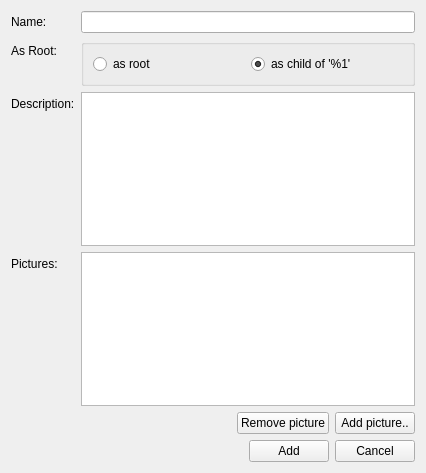
<?xml version="1.0" encoding="UTF-8"?>
<ui version="4.0">
 <class>category_add</class>
 <widget class="QWidget" name="category_add">
  <property name="geometry">
   <rect>
    <x>0</x>
    <y>0</y>
    <width>426</width>
    <height>473</height>
   </rect>
  </property>
  <property name="windowTitle">
   <string>Add category</string>
  </property>
  <property name="windowIcon">
   <iconset resource="../configurator.qrc">
    <normaloff>:/images/folders.png</normaloff>:/images/folders.png</iconset>
  </property>
  <property name="autoFillBackground">
   <bool>false</bool>
  </property>
  <layout class="QFormLayout" name="formLayout">
   <property name="fieldGrowthPolicy">
    <enum>QFormLayout::AllNonFixedFieldsGrow</enum>
   </property>
   <item row="0" column="0">
    <widget class="QLabel" name="label_name">
     <property name="text">
      <string>Name:</string>
     </property>
     <property name="buddy">
      <cstring>name</cstring>
     </property>
    </widget>
   </item>
   <item row="0" column="1">
    <widget class="QLineEdit" name="name">
     <property name="initialFocus" stdset="0">
      <bool>true</bool>
     </property>
    </widget>
   </item>
   <item row="1" column="0">
    <widget class="QLabel" name="label_4">
     <property name="text">
      <string>As Root:</string>
     </property>
    </widget>
   </item>
   <item row="1" column="1">
    <widget class="QGroupBox" name="root">
     <property name="title">
      <string/>
     </property>
     <property name="checkable">
      <bool>false</bool>
     </property>
     <property name="checked">
      <bool>false</bool>
     </property>
     <layout class="QHBoxLayout" name="horizontalLayout_3">
      <item>
       <widget class="QRadioButton" name="yes">
        <property name="text">
         <string>as root</string>
        </property>
       </widget>
      </item>
      <item>
       <widget class="QRadioButton" name="no">
        <property name="text">
         <string>as child of '%1'</string>
        </property>
        <property name="checked">
         <bool>true</bool>
        </property>
        <property name="action" stdset="0">
         <string>CategoryRequest category {id={main.id}}</string>
        </property>
        <property name="answer" stdset="0">
         <string>Category category {id={?}; parentID={?}; name{{1}}; description{{2}}}</string>
        </property>
        <property name="state:visible" stdset="0">
         <string>{main.id}&gt;1</string>
        </property>
        <property name="state:enabled" stdset="0">
         <string>{main.id}&gt;1</string>
        </property>
       </widget>
      </item>
     </layout>
    </widget>
   </item>
   <item row="2" column="0">
    <widget class="QLabel" name="label_description">
     <property name="text">
      <string>Description:</string>
     </property>
     <property name="buddy">
      <cstring>description</cstring>
     </property>
    </widget>
   </item>
   <item row="2" column="1">
    <widget class="QPlainTextEdit" name="description"/>
   </item>
   <item row="3" column="0">
    <widget class="QLabel" name="label_picture">
     <property name="text">
      <string>Pictures:</string>
     </property>
     <property name="buddy">
      <cstring>pictures</cstring>
     </property>
    </widget>
   </item>
   <item row="3" column="1">
    <widget class="QListWidget" name="pictures">
     <property name="iconSize">
      <size>
       <width>50</width>
       <height>30</height>
      </size>
     </property>
     <property name="viewMode">
      <enum>QListView::IconMode</enum>
     </property>
     <property name="answer" stdset="0">
      <string>PictureThumbnailList pictures {picture[] {id={item.id}; thumbnail{{item.icon}}; caption{{item.tooltip}} }}</string>
     </property>
     <property name="dataslot" stdset="0">
      <string>exclude_picture, select_picture ({main.widgetid}_picture)</string>
     </property>
     <property name="link:picture_add" stdset="0">
      <string>{main.widgetid}_picture</string>
     </property>
     <property name="action:select_picture" stdset="0">
      <string>PictureThumbnailListRequest pictures {picture[]{id={main.pictures.id}}; add[]{id={picture_add.picture.selected}}}</string>
     </property>
     <property name="action:exclude_picture" stdset="0">
      <string>PictureThumbnailListRequest pictures {picture[]{id={main.pictures.unselected}}}</string>
     </property>
    </widget>
   </item>
   <item row="4" column="1">
    <layout class="QHBoxLayout" name="horizontalLayout_2">
     <item>
      <spacer name="horizontalSpacer_2">
       <property name="orientation">
        <enum>Qt::Horizontal</enum>
       </property>
       <property name="sizeHint" stdset="0">
        <size>
         <width>40</width>
         <height>20</height>
        </size>
       </property>
      </spacer>
     </item>
     <item>
      <widget class="QPushButton" name="exclude_pictures">
       <property name="text">
        <string>Remove picture</string>
       </property>
       <property name="datasignal:clicked" stdset="0">
        <string>exclude_picture@main.pictures</string>
       </property>
      </widget>
     </item>
     <item>
      <widget class="QPushButton" name="new_pictures">
       <property name="text">
        <string>Add picture..</string>
       </property>
       <property name="form" stdset="0">
        <string>picture_select?widgetid={main.widgetid}_picture</string>
       </property>
       <property name="datasignal:destroyed" stdset="0">
        <string>close@{main.widgetid}_picture</string>
       </property>
      </widget>
     </item>
    </layout>
   </item>
   <item row="5" column="1">
    <layout class="QHBoxLayout" name="horizontalLayout">
     <item>
      <spacer name="horizontalSpacer">
       <property name="orientation">
        <enum>Qt::Horizontal</enum>
       </property>
       <property name="sizeHint" stdset="0">
        <size>
         <width>40</width>
         <height>20</height>
        </size>
       </property>
      </spacer>
     </item>
     <item>
      <widget class="QPushButton" name="add">
       <property name="text">
        <string>Add</string>
       </property>
       <property name="action" stdset="0">
        <string notr="true">createCategory category {parentID={main.id}; name{{main.name}}; description{{main.description}}; pictures {picture[] {id={main.pictures.id}}} }</string>
       </property>
       <property name="form" stdset="0">
        <string notr="true">_CLOSE_</string>
       </property>
       <property name="datasignal:clicked" stdset="0">
        <string>categories</string>
       </property>
      </widget>
     </item>
     <item>
      <widget class="QPushButton" name="cancel">
       <property name="text">
        <string>Cancel</string>
       </property>
       <property name="form" stdset="0">
        <string notr="true">_CLOSE_</string>
       </property>
      </widget>
     </item>
    </layout>
   </item>
  </layout>
 </widget>
 <tabstops>
  <tabstop>name</tabstop>
  <tabstop>yes</tabstop>
  <tabstop>no</tabstop>
  <tabstop>description</tabstop>
  <tabstop>pictures</tabstop>
  <tabstop>exclude_pictures</tabstop>
  <tabstop>new_pictures</tabstop>
  <tabstop>add</tabstop>
  <tabstop>cancel</tabstop>
 </tabstops>
 <resources>
  <include location="../configurator.qrc"/>
 </resources>
 <connections/>
</ui>
